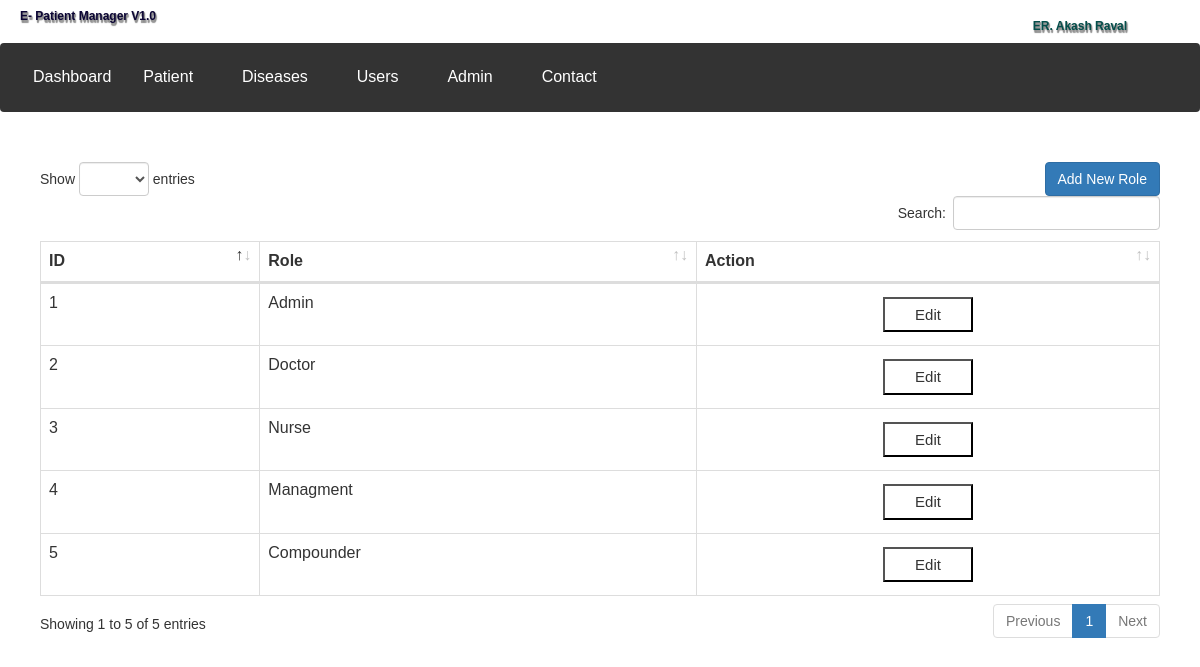
/roles/index.php (signed in), run on the app's committed database.
### tables this page shows
CREATE TABLE `roles` (
  `RoleId` int(11) NOT NULL,
  `Role_Name` varchar(150) NOT NULL
);

### roles/index.php (the view, shortened to what this page needs)
<html lang="en">
<head>
<link href="../assets/css/lib/bootstrap.min.css" rel="stylesheet">
<link href="../assets/css/lib/dataTables.bootstrap4.min.css" rel="stylesheet">
<link rel="stylesheet" href="../assets/css/role.css">
</head>
<body>
<?php
include('../include/config.php');
include('../include/header.php');
$query = "select r.RoleId as RoleId,"
        ."IFNULL(r.Role_Name,'No Data') as RoleName "
        ."from roles r";
$ret=mysqli_query($con,$query);
?>
<div class="custom-container">
        <div>
            <button class="btn btn-primary add-btn" onclick="openaddmodel();">Add New Role</button>
        </div>
    <table class="table table-bordered" id="dataTable" width="100%" cellspacing="0">
        <thead>
            <tr>
                <th>ID</th>
                <th>Role</th>
                <th>Action</th>
            </tr>
        </thead>
        <tbody>
        <?php while($row=mysqli_fetch_array($ret))
                {
                    $funcall = 'updatevalue('.$row['RoleId'].',"'.$row['RoleName'].'");';
                 $view= "<tr>"
                        ."<td>"
                        .$row['RoleId']
                        ."</td>"
                        .'<td>'
                        .$row['RoleName']
                        ."</td>"
                        ."<td class='action'>"
                        ."<button class='action-btn' onclick='".$funcall."' >Edit</button> "
                        ."</td>"
                        ."</tr>";
                echo $view;
                }
        ?>
        </tbody>
    </table>
    </div>
</body>
</html>

### assets/css/role.css (style rules this page uses)
.custom-container { width: 95%; padding-right: 10px; padding-left: 10px; margin-right: auto; margin-left: auto; margin-top: 50px; }
.add-btn { float: right; }
.action-btn { padding: 5px 30px; margin: 5px 5px; font-size: 15px; background: transparent; }
.action { text-align: center; }

### assets/css/header.css (style rules this page uses)
body { font-family: Arial, Helvetica, sans-serif; margin: 0; }

### data on the page
roles: RoleId "1", RoleName "Admin"
roles: RoleId "2", RoleName "Doctor"
roles: RoleId "3", RoleName "Nurse"
roles: RoleId "4", RoleName "Managment"
roles: RoleId "5", RoleName "Compounder"

### other printed values
$_SESSION['username'] "ER. Akash Raval"
